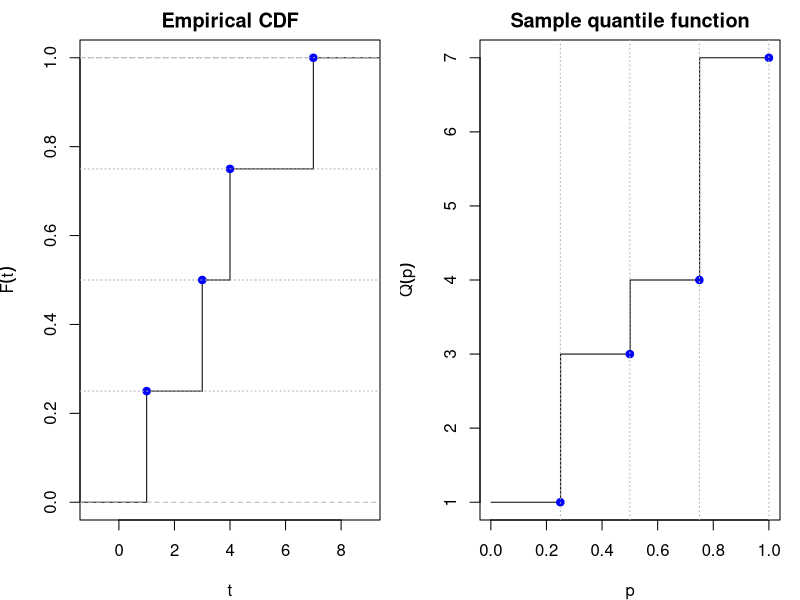

The R script that drew this image:
## ---- chunk 1
#| label: fig-ecdf-sample-quantile-example
#| fig-cap: >
#|   Relationship between the empirical CDF and sample quantiles
#|   for data 4, 1, 7, 3.
#|   (Order statistics are 1, 3, 4, 7.)
#|   Left:
#|   ECDF with points $(x_{(i)}, i/n)$.
#|   Right:
#|   sample quantile function with points $(i/n, x_{(i)})$.
#| fig-width: 10
#| fig-height: 4
x <- c(4, 1, 7, 3)
n <- length(x)
x_ord <- sort(x)
p_ord <- seq_len(n) / n

old_par <- par(mfrow = c(1, 2), mar = c(4, 4, 2, 1))
plot(
  ecdf(x),
  verticals = TRUE,
  do.points = FALSE,
  xlab = "t",
  ylab = expression(hat(plain("F"))(t)),
  main = "Empirical CDF"
)
points(x_ord, p_ord, pch = 19, col = "blue")
abline(h = p_ord, lty = 3, col = "gray70")

p_grid <- seq(0.001, 1, length.out = 1000)
q_vals <- quantile(x, probs = p_grid, type = 1, names = FALSE)
plot(
  p_grid,
  q_vals,
  type = "s",
  xlab = "p",
  ylab = expression(hat(Q)(p)),
  main = "Sample quantile function",
  ylim = range(x_ord)
)
points(p_ord, x_ord, pch = 19, col = "blue")
abline(v = p_ord, lty = 3, col = "gray70")
par(old_par)
